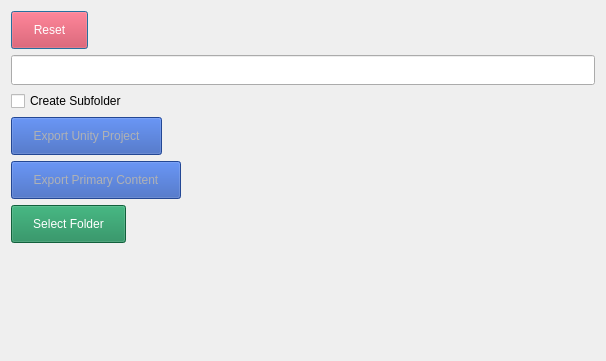
<?xml version="1.0" encoding="UTF-8"?>
<ui version="4.0">
 <class>Dialog</class>
 <widget class="QDialog" name="Dialog">
  <property name="geometry">
   <rect>
    <x>0</x>
    <y>0</y>
    <width>606</width>
    <height>361</height>
   </rect>
  </property>
  <property name="windowTitle">
   <string>Export All</string>
  </property>
  <layout class="QVBoxLayout" name="verticalLayout">
   <item>
    <layout class="QHBoxLayout" name="horizontalLayout">
     <item>
      <widget class="QPushButton" name="pushButton_reset">
       <property name="styleSheet">
        <string notr="true">QPushButton{
    padding-left:21px;
    padding-right:21px;
    padding-top:10.5px;
    padding-bottom:10.5px;
	background-color: rgb(220, 53, 69);
	color: rgb(255, 255, 255);
}
QPushButton:hover{
	background-color: rgb(187, 45, 59);
}
</string>
       </property>
       <property name="text">
        <string>Reset</string>
       </property>
      </widget>
     </item>
     <item>
      <spacer name="horizontalSpacer">
       <property name="orientation">
        <enum>Qt::Orientation::Horizontal</enum>
       </property>
       <property name="sizeHint" stdset="0">
        <size>
         <width>40</width>
         <height>20</height>
        </size>
       </property>
      </spacer>
     </item>
    </layout>
   </item>
   <item>
    <widget class="QLineEdit" name="lineEdit">
     <property name="sizePolicy">
      <sizepolicy hsizetype="Expanding" vsizetype="Fixed">
       <horstretch>0</horstretch>
       <verstretch>0</verstretch>
      </sizepolicy>
     </property>
     <property name="minimumSize">
      <size>
       <width>0</width>
       <height>30</height>
      </size>
     </property>
    </widget>
   </item>
   <item>
    <widget class="QCheckBox" name="checkBox_create_subdir">
     <property name="text">
      <string>Create Subfolder</string>
     </property>
    </widget>
   </item>
   <item>
    <layout class="QHBoxLayout" name="horizontalLayout_2">
     <item>
      <widget class="QPushButton" name="pushButton_export_project">
       <property name="enabled">
        <bool>false</bool>
       </property>
       <property name="styleSheet">
        <string notr="true">QPushButton{
    padding-left:21px;
    padding-right:21px;
    padding-top:10.5px;
    padding-bottom:10.5px;
	background-color: rgb(13, 110, 253);
	color: rgb(255, 255, 255);
}
QPushButton:hover{
	background-color: rgb(11, 94, 215);
}
QPushButton:disabled{
	color: rgb(175, 177, 180);
	background-color: rgb(43, 86, 180);
}</string>
       </property>
       <property name="text">
        <string>Export Unity Project</string>
       </property>
      </widget>
     </item>
     <item>
      <spacer name="horizontalSpacer_2">
       <property name="orientation">
        <enum>Qt::Orientation::Horizontal</enum>
       </property>
       <property name="sizeHint" stdset="0">
        <size>
         <width>40</width>
         <height>20</height>
        </size>
       </property>
      </spacer>
     </item>
    </layout>
   </item>
   <item>
    <layout class="QHBoxLayout" name="horizontalLayout_3">
     <item>
      <widget class="QPushButton" name="pushButton_export_prim_content">
       <property name="enabled">
        <bool>false</bool>
       </property>
       <property name="styleSheet">
        <string notr="true">QPushButton{
    padding-left:21px;
    padding-right:21px;
    padding-top:10.5px;
    padding-bottom:10.5px;
	background-color: rgb(13, 110, 253);
	color: rgb(255, 255, 255);
}
QPushButton:hover{
	background-color: rgb(11, 94, 215);
}
QPushButton:disabled{
	color: rgb(175, 177, 180);
	background-color: rgb(43, 86, 180);
}</string>
       </property>
       <property name="text">
        <string>Export Primary Content</string>
       </property>
      </widget>
     </item>
     <item>
      <spacer name="horizontalSpacer_3">
       <property name="orientation">
        <enum>Qt::Orientation::Horizontal</enum>
       </property>
       <property name="sizeHint" stdset="0">
        <size>
         <width>40</width>
         <height>20</height>
        </size>
       </property>
      </spacer>
     </item>
    </layout>
   </item>
   <item>
    <layout class="QHBoxLayout" name="horizontalLayout_4">
     <item>
      <widget class="QPushButton" name="pushButton_sel_dir">
       <property name="styleSheet">
        <string notr="true">QPushButton{
    padding-left:21px;
    padding-right:21px;
    padding-top:10.5px;
    padding-bottom:10.5px;
	background-color: rgb(25, 135, 84);
	color: rgb(255, 255, 255);
}
QPushButton:hover{
	background-color: rgb(21, 115, 71);
}</string>
       </property>
       <property name="text">
        <string>Select Folder</string>
       </property>
      </widget>
     </item>
     <item>
      <spacer name="horizontalSpacer_4">
       <property name="orientation">
        <enum>Qt::Orientation::Horizontal</enum>
       </property>
       <property name="sizeHint" stdset="0">
        <size>
         <width>40</width>
         <height>20</height>
        </size>
       </property>
      </spacer>
     </item>
    </layout>
   </item>
   <item>
    <widget class="QLabel" name="label_danger">
     <property name="styleSheet">
      <string notr="true">color: rgba(255, 255, 255, 0);</string>
     </property>
     <property name="text">
      <string>Warning: this directory is not empty. All content will be deleted.

</string>
     </property>
    </widget>
   </item>
   <item>
    <spacer name="verticalSpacer">
     <property name="orientation">
      <enum>Qt::Orientation::Vertical</enum>
     </property>
     <property name="sizeHint" stdset="0">
      <size>
       <width>20</width>
       <height>40</height>
      </size>
     </property>
    </spacer>
   </item>
  </layout>
 </widget>
 <resources/>
 <connections/>
</ui>
